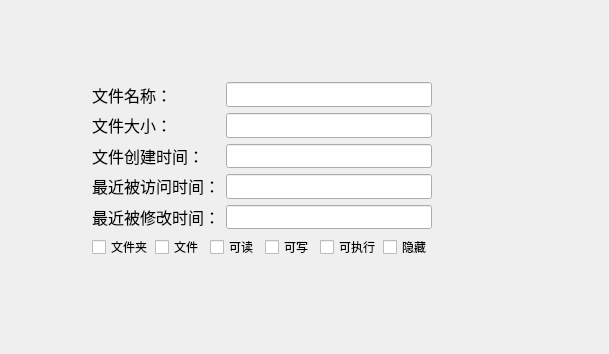
<?xml version="1.0" encoding="UTF-8"?>
<ui version="4.0">
 <class>myfieinfo</class>
 <widget class="QWidget" name="myfieinfo">
  <property name="geometry">
   <rect>
    <x>0</x>
    <y>0</y>
    <width>609</width>
    <height>354</height>
   </rect>
  </property>
  <property name="windowTitle">
   <string>Form</string>
  </property>
  <widget class="QWidget" name="layoutWidget">
   <property name="geometry">
    <rect>
     <x>92</x>
     <y>82</y>
     <width>340</width>
     <height>177</height>
    </rect>
   </property>
   <layout class="QGridLayout" name="Last_Lay">
    <item row="0" column="0">
     <layout class="QVBoxLayout" name="verticalLayout">
      <item>
       <widget class="QLabel" name="label">
        <property name="font">
         <font>
          <family>Adobe 宋体 Std L</family>
          <pointsize>12</pointsize>
         </font>
        </property>
        <property name="text">
         <string>文件名称：</string>
        </property>
       </widget>
      </item>
      <item>
       <widget class="QLabel" name="label_5">
        <property name="font">
         <font>
          <family>Adobe 宋体 Std L</family>
          <pointsize>12</pointsize>
         </font>
        </property>
        <property name="text">
         <string>文件大小：</string>
        </property>
       </widget>
      </item>
      <item>
       <widget class="QLabel" name="label_2">
        <property name="font">
         <font>
          <family>Adobe 宋体 Std L</family>
          <pointsize>12</pointsize>
         </font>
        </property>
        <property name="text">
         <string>文件创建时间：</string>
        </property>
       </widget>
      </item>
      <item>
       <widget class="QLabel" name="label_3">
        <property name="font">
         <font>
          <family>Adobe 宋体 Std L</family>
          <pointsize>12</pointsize>
         </font>
        </property>
        <property name="text">
         <string>最近被访问时间：</string>
        </property>
       </widget>
      </item>
      <item>
       <widget class="QLabel" name="label_4">
        <property name="font">
         <font>
          <family>Adobe 宋体 Std L</family>
          <pointsize>12</pointsize>
         </font>
        </property>
        <property name="text">
         <string>最近被修改时间：</string>
        </property>
       </widget>
      </item>
     </layout>
    </item>
    <item row="0" column="1">
     <layout class="QVBoxLayout" name="verticalLayout_2">
      <item>
       <widget class="QLineEdit" name="lineEdit_filename">
        <property name="font">
         <font>
          <family>Adobe 宋体 Std L</family>
          <pointsize>12</pointsize>
         </font>
        </property>
       </widget>
      </item>
      <item>
       <widget class="QLineEdit" name="lineEdit_filesize">
        <property name="font">
         <font>
          <family>Adobe 宋体 Std L</family>
          <pointsize>12</pointsize>
         </font>
        </property>
        <property name="text">
         <string/>
        </property>
       </widget>
      </item>
      <item>
       <widget class="QLineEdit" name="lineEdit_createname">
        <property name="font">
         <font>
          <family>Adobe 宋体 Std L</family>
          <pointsize>12</pointsize>
         </font>
        </property>
       </widget>
      </item>
      <item>
       <widget class="QLineEdit" name="lineEdit_lastvisited">
        <property name="font">
         <font>
          <family>Adobe 宋体 Std L</family>
          <pointsize>12</pointsize>
         </font>
        </property>
       </widget>
      </item>
      <item>
       <widget class="QLineEdit" name="lineEdit_lastnodify">
        <property name="font">
         <font>
          <family>Adobe 宋体 Std L</family>
          <pointsize>12</pointsize>
         </font>
        </property>
       </widget>
      </item>
     </layout>
    </item>
    <item row="1" column="0" colspan="2">
     <layout class="QHBoxLayout" name="horizontalLayout_2">
      <item>
       <widget class="QCheckBox" name="checkBox_isdir">
        <property name="text">
         <string>文件夹</string>
        </property>
       </widget>
      </item>
      <item>
       <widget class="QCheckBox" name="checkBox_isfile">
        <property name="text">
         <string>文件</string>
        </property>
       </widget>
      </item>
      <item>
       <widget class="QCheckBox" name="checkBox_canread">
        <property name="text">
         <string>可读</string>
        </property>
       </widget>
      </item>
      <item>
       <widget class="QCheckBox" name="checkBox_canwrite">
        <property name="text">
         <string>可写</string>
        </property>
       </widget>
      </item>
      <item>
       <widget class="QCheckBox" name="checkBox_isexe">
        <property name="text">
         <string>可执行</string>
        </property>
       </widget>
      </item>
      <item>
       <widget class="QCheckBox" name="checkBox_isHidden">
        <property name="text">
         <string>隐藏</string>
        </property>
       </widget>
      </item>
     </layout>
    </item>
   </layout>
  </widget>
 </widget>
 <resources/>
 <connections/>
</ui>
